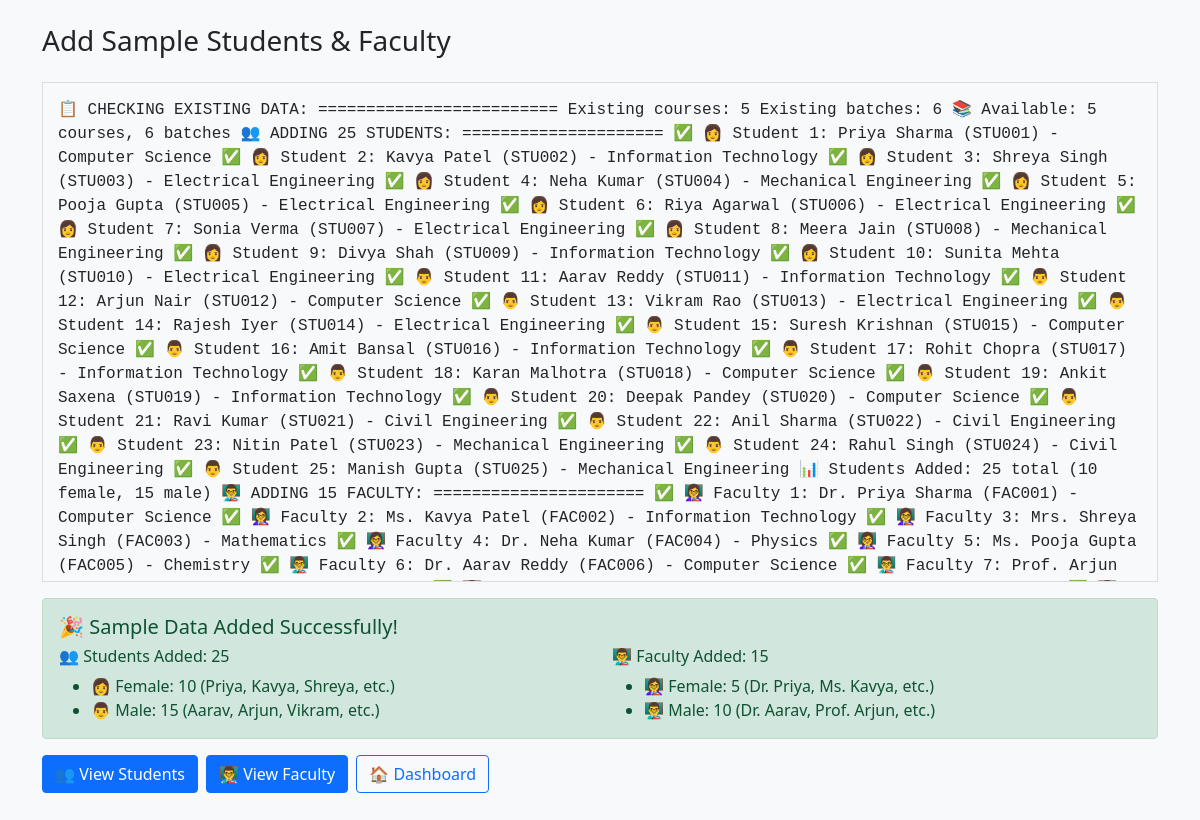
Screenshot of /traditional-php/supporting_ones/add_students_faculty.php with the database file from the repository.
### tables this page shows
CREATE TABLE courses (
    course_id INT PRIMARY KEY AUTO_INCREMENT,
    course_code VARCHAR(10) NOT NULL UNIQUE,
    course_name VARCHAR(150) NOT NULL,
    duration_years INT
);

### traditional-php/supporting_ones/add_students_faculty.php (the view, shortened to what this page needs)
<?php
require_once 'config.php';
echo "<!DOCTYPE html>
<html>
<head>
    <title>Add Students & Faculty</title>
    <link href='https://cdn.jsdelivr.net/npm/bootstrap@5.1.3/dist/css/bootstrap.min.css' rel='stylesheet'>
    <style>.log { font-family: monospace; background: #f8f9fa; padding: 15px; border: 1px solid #ddd; max-height: 500px; overflow-y: auto; }</style>
</head>
<body class='bg-light'>
<div class='container mt-4'>
    <h1 class='h3 mb-4'>Add Sample Students & Faculty</h1>";
try {
    echo "<div class='log'>";
    $stmt = $pdo->query("SELECT COUNT(*) FROM courses");
    $courseCount = $stmt->fetchColumn();
    $stmt = $pdo->query("SELECT COUNT(*) FROM batches");
    $batchCount = $stmt->fetchColumn();
    echo "📋 CHECKING EXISTING DATA:\n";
    echo "=========================\n";
    echo "Existing courses: $courseCount\n";
    echo "Existing batches: $batchCount\n\n";
    $stmt = $pdo->query("SELECT course_id, course_name FROM courses");
    $courses = $stmt->fetchAll();
    $stmt = $pdo->query("SELECT batch_id, batch_name FROM batches");
    $batches = $stmt->fetchAll();
    echo "📚 Available: " . count($courses) . " courses, " . count($batches) . " batches\n\n";
    $students_data = [
        ['STU001', 'Priya Sharma', 'priya.sharma@student.edu', '9876543210', 'Female'],
        ['STU002', 'Kavya Patel', 'kavya.patel@student.edu', '9876543211', 'Female'],
        ['STU003', 'Shreya Singh', 'shreya.singh@student.edu', '9876543212', 'Female'],
        ['STU004', 'Neha Kumar', 'neha.kumar@student.edu', '9876543213', 'Female'],
        ['STU005', 'Pooja Gupta', 'pooja.gupta@student.edu', '9876543214', 'Female'],
        ['STU006', 'Riya Agarwal', 'riya.agarwal@student.edu', '9876543215', 'Female'],
        ['STU007', 'Sonia Verma', 'sonia.verma@student.edu', '9876543216', 'Female'],
        ['STU008', 'Meera Jain', 'meera.jain@student.edu', '9876543217', 'Female'],
        ['STU009', 'Divya Shah', 'divya.shah@student.edu', '9876543218', 'Female'],
        ['STU010', 'Sunita Mehta', 'sunita.mehta@student.edu', '9876543219', 'Female'],
        ['STU011', 'Aarav Reddy', 'aarav.reddy@student.edu', '9876543220', 'Male'],
        ['STU012', 'Arjun Nair', 'arjun.nair@student.edu', '9876543221', 'Male'],
        ['STU013', 'Vikram Rao', 'vikram.rao@student.edu', '9876543222', 'Male'],
        ['STU014', 'Rajesh Iyer', 'rajesh.iyer@student.edu', '9876543223', 'Male'],
        ['STU015', 'Suresh Krishnan', 'suresh.krishnan@student.edu', '9876543224', 'Male'],
        ['STU016', 'Amit Bansal', 'amit.bansal@student.edu', '9876543225', 'Male'],
        ['STU017', 'Rohit Chopra', 'rohit.chopra@student.edu', '9876543226', 'Male'],
        ['STU018', 'Karan Malhotra', 'karan.malhotra@student.edu', '9876543227', 'Male'],
        ['STU019', 'Ankit Saxena', 'ankit.saxena@student.edu', '9876543228', 'Male'],
        ['STU020', 'Deepak Pandey', 'deepak.pandey@student.edu', '9876543229', 'Male'],
        ['STU021', 'Ravi Kumar', 'ravi.kumar@student.edu', '9876543230', 'Male'],
        ['STU022', 'Anil Sharma', 'anil.sharma@student.edu', '9876543231', 'Male'],
        ['STU023', 'Nitin Patel', 'nitin.patel@student.edu', '9876543232', 'Male'],
        ['STU024', 'Rahul Singh', 'rahul.singh@student.edu', '9876543233', 'Male'],
        ['STU025', 'Manish Gupta', 'manish.gupta@student.edu', '9876543234', 'Male']
    ];
    echo "👥 ADDING 25 STUDENTS:\n";
    echo "=====================\n";
    $studentCount = 0;
    $femaleCount = 0;
    foreach ($students_data as $student) {
        try {
            $course = $courses[array_rand($courses)];
            $studentCount++;
            if ($student[4] === 'Female') $femaleCount++;
            $genderIcon = $student[4] === 'Female' ? '👩' : '👨';
            echo "✅ $genderIcon Student $studentCount: {$student[1]} ({$student[0]}) - {$course['course_name']}\n";
        } catch (Exception $e) {
            echo "❌ Failed to add student {$student[1]}: " . $e->getMessage() . "\n";
        }
    }
    echo "\n📊 Students Added: $studentCount total ($femaleCount female, " . ($studentCount - $femaleCount) . " male)\n\n";
    $faculty_data = [
        ['FAC001', 'Dr. Priya Sharma', 'priya.sharma@college.edu', '9876540001', 'Computer Science', 'Female'],
        ['FAC002', 'Ms. Kavya Patel', 'kavya.patel@college.edu', '9876540002', 'Information Technology', 'Female'],
        ['FAC003', 'Mrs. Shreya Singh', 'shreya.singh@college.edu', '9876540003', 'Mathematics', 'Female'],
        ['FAC004', 'Dr. Neha Kumar', 'neha.kumar@college.edu', '9876540004', 'Physics', 'Female'],
        ['FAC005', 'Ms. Pooja Gupta', 'pooja.gupta@college.edu', '9876540005', 'Chemistry', 'Female'],
        ['FAC006', 'Dr. Aarav Reddy', 'aarav.reddy@college.edu', '9876540006', 'Computer Science', 'Male'],
        ['FAC007', 'Prof. Arjun Nair', 'arjun.nair@college.edu', '9876540007', 'Electrical Engineering', 'Male'],
        ['FAC008', 'Dr. Vikram Rao', 'vikram.rao@college.edu', '9876540008', 'Mechanical Engineering', 'Male'],
        ['FAC009', 'Mr. Rajesh Iyer', 'rajesh.iyer@college.edu', '9876540009', 'Civil Engineering', 'Male'],
        ['FAC010', 'Prof. Suresh Krishnan', 'suresh.krishnan@college.edu', '9876540010', 'Electronics', 'Male'],
        ['FAC011', 'Dr. Amit Bansal', 'amit.bansal@college.edu', '9876540011', 'Mathematics', 'Male'],
        ['FAC012', 'Mr. Rohit Chopra', 'rohit.chopra@college.edu', '9876540012', 'Physics', 'Male'],
        ['FAC013', 'Prof. Karan Malhotra', 'karan.malhotra@college.edu', '9876540013', 'Chemistry', 'Male'],
        ['FAC014', 'Dr. Ankit Saxena', 'ankit.saxena@college.edu', '9876540014', 'English', 'Male'],
        ['FAC015', 'Mr. Deepak Pandey', 'deepak.pandey@college.edu', '9876540015', 'Management', 'Male']
    ];
    echo "👨‍🏫 ADDING 15 FACULTY:\n";
    echo "======================\n";
    $facultyCount = 0;
    $femaleFacultyCount = 0;
    foreach ($faculty_data as $faculty) {
        try {
            $facultyCount++;
            if ($faculty[5] === 'Female') $femaleFacultyCount++;
            $genderIcon = $faculty[5] === 'Female' ? '👩‍🏫' : '👨‍🏫';
            echo "✅ $genderIcon Faculty $facultyCount: {$faculty[1]} ({$faculty[0]}) - {$faculty[4]}\n";
        } catch (Exception $e) {
            echo "❌ Failed to add faculty {$faculty[1]}: " . $e->getMessage() . "\n";
        }
    }
    echo "</div>";
    echo "<div class='alert alert-success mt-3'>";
    echo "<h5>🎉 Sample Data Added Successfully!</h5>";
    echo "<div class='row'>";
    echo "<div class='col-md-6'>";
    echo "<h6>👥 Students Added: $studentCount</h6>";
    echo "<ul class='mb-0'>";
    echo "<li>👩 Female: $femaleCount (Priya, Kavya, Shreya, etc.)</li>";
    echo "<li>👨 Male: " . ($studentCount - $femaleCount) . " (Aarav, Arjun, Vikram, etc.)</li>";
    echo "</ul>";
    echo "</div>";
    echo "<div class='col-md-6'>";
    echo "<h6>👨‍🏫 Faculty Added: $facultyCount</h6>";
    echo "<ul class='mb-0'>";
    echo "<li>👩‍🏫 Female: $femaleFacultyCount (Dr. Priya, Ms. Kavya, etc.)</li>";
    echo "<li>👨‍🏫 Male: " . ($facultyCount - $femaleFacultyCount) . " (Dr. Aarav, Prof. Arjun, etc.)</li>";
    echo "</ul>";
    echo "</div>";
    echo "</div>";
    echo "</div>";
} catch (Exception $e) {
    echo "</div>";
    echo "<div class='alert alert-danger'>";
    echo "<h5>❌ Error During Setup</h5>";
    echo "<p>" . htmlspecialchars($e->getMessage()) . "</p>";
    echo "<p>Please ensure your database connection is working and tables exist.</p>";
    echo "</div>";
}
echo "<div class='mt-3'>";
echo "<a href='students.php' class='btn btn-primary me-2'>👥 View Students</a>";
echo "<a href='faculty.php' class='btn btn-primary me-2'>👨‍🏫 View Faculty</a>";
echo "<a href='index.php' class='btn btn-outline-primary'>🏠 Dashboard</a>";
echo "</div>";
echo "</div></body></html>";
?>

### traditional-php/supporting_ones/add_students_faculty.php (style rules this page uses)
.log { font-family: monospace; background: #f8f9fa; padding: 15px; border: 1px solid #ddd; max-height: 500px; overflow-y: auto; }

### rows the page displays
courses: course_name "Computer Science"
courses: course_name "Information Technology"
courses: course_name "Electrical Engineering"
courses: course_name "Mechanical Engineering"
courses: course_name "Civil Engineering"

### other values shown
$courseCount "5"
$batchCount "6"
count($courses) "5"
count($batches) "6"
$genderIcon "👩"
$student[1] "Priya Sharma"
$student[0] "STU001"
$student[1] "Kavya Patel"
$student[0] "STU002"
$student[1] "Shreya Singh"
$student[0] "STU003"
$student[1] "Neha Kumar"
$student[0] "STU004"
$student[1] "Pooja Gupta"
$student[0] "STU005"
